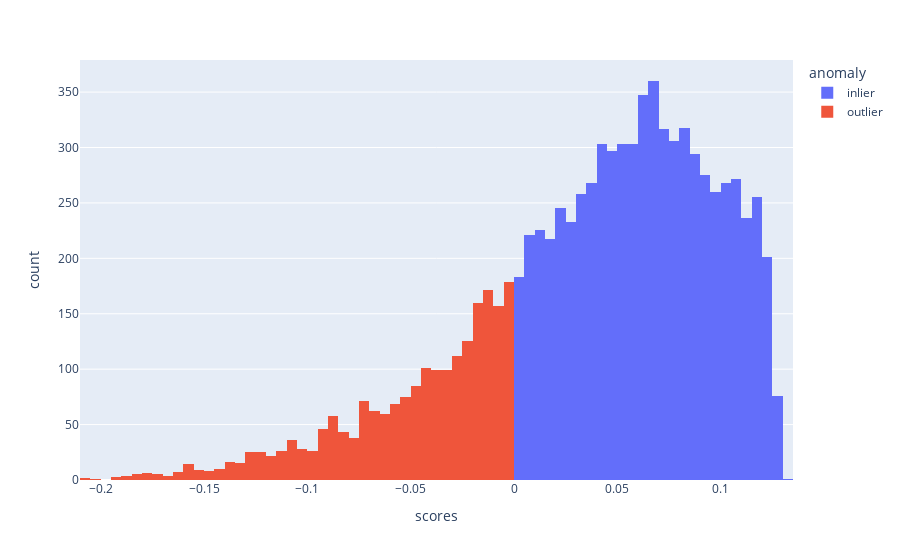

The cell this chart's notebook holds for it:
### Code cell
fig=px.histogram(cc_data,x='scores',color='anomaly')
fig.show()

### Figure 1 — Plotly figure (JSON) as saved in the notebook; plotly's stock layout.template omitted (floating-point values rounded to 4 significant figures; data arrays with more than 128 entries replaced by an {"elided": "..."} marker saying what was removed)
{"data": [{"alignmentgroup": "True", "bingroup": "x", "hovertemplate": "anomaly=inlier<br>scores=%{x}<br>count=%{y}<extra></extra>", "legendgroup": "inlier", "marker": {"color": "#636efa", "pattern": {"shape": ""}}, "name": "inlier", "offsetgroup": "inlier", "orientation": "v", "showlegend": true, "type": "histogram", "x": {"elided": "6843 float values"}, "xaxis": "x", "yaxis": "y"}, {"alignmentgroup": "True", "bingroup": "x", "hovertemplate": "anomaly=outlier<br>scores=%{x}<br>count=%{y}<extra></extra>", "legendgroup": "outlier", "marker": {"color": "#EF553B", "pattern": {"shape": ""}}, "name": "outlier", "offsetgroup": "outlier", "orientation": "v", "showlegend": true, "type": "histogram", "x": {"elided": "2107 float values"}, "xaxis": "x", "yaxis": "y"}], "layout": {"barmode": "relative", "legend": {"title": {"text": "anomaly"}, "tracegroupgap": 0}, "margin": {"t": 60}, "xaxis": {"anchor": "y", "domain": [0, 1], "title": {"text": "scores"}}, "yaxis": {"anchor": "x", "domain": [0, 1], "title": {"text": "count"}}}}
